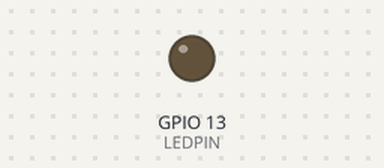
The sketch below on a simulated ESP32. Parts: output pins drawn as LEDs (lit = HIGH). WiFi joins after 1.5 s; servers stay silent unless stated; the local clock reads 2024-03-15 10:24:30 at power-on unless the sketch sets it; not simulated (calls return 0 or success): tokens.h; what the sketch prints to the serial monitor is not drawn.

Above: at 0.0 s.
At 1.8 s:
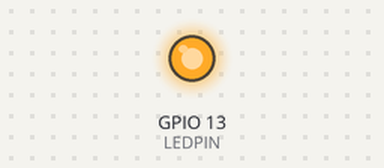
Timing chart, 0 to 3.3 s (numbered marks = the images above):
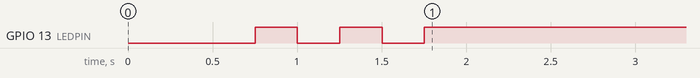

The sketch:

dateTimeTest.ino
```cpp
/*
    Benjamin Jones
    12/2/21

    Used following code as template for my implementation:
    https://github.com/arduino-libraries/Arduino_OAuth/blob/master/examples/GetTwitterStatus/GetTwitterStatus.ino
    dronebotworkshop.com (wifi tutorials)

    This code is for a christmas present, designed to present @colorschemez's
    latest tweet picture and text on a 2.4" TFT display. It is implemented
    with an Arduino ESP32 Feather, and the 2.4" TFT FeatherWing
*/


#include <WiFi.h>
#include <Arduino_JSON.h>
#include <HTTPClient.h>
#include "time.h"
#include "tokens.h"

#define STMPE_CS 32
#define TFT_CS   15
#define TFT_DC   33
#define SD_CS    14
#define LEDPIN  13

const char* ntpServer = "pool.ntp.org";
const long  gmtOffset_sec = 0;
const int   daylightOffset_sec = 0;

void setup() {
    Serial.begin(115200);
    pinMode(LEDPIN, OUTPUT);
    delay(500);

    attemptConnection();
    Serial.println();
    configTime(gmtOffset_sec, daylightOffset_sec, ntpServer);
    printLocalTime();

}


void loop() {
    //Serial.println(WiFi.status());
    if (WiFi.status() != WL_CONNECTED) {
        attemptConnection();
    }
    //loadTweet();
    printLocalTime();
    delay(15000);
}


void attemptConnection() {
    Serial.print("Connecting to ");
    Serial.println(ssid);

    WiFi.begin(ssid, pass);
    while (WiFi.status() != WL_CONNECTED) {
        delay(250);
        digitalWrite(LEDPIN, HIGH);
        Serial.print(".");
        delay(250);
        digitalWrite(LEDPIN, LOW);
    }
    Serial.println("");
    Serial.println("Wifi connected");
    Serial.println("IP address: ");
    Serial.println(WiFi.localIP());
    digitalWrite(LEDPIN, HIGH);

    delay(2000);
    Serial.println();
    Serial.println();
}


void loadTweet() {
    HTTPClient http;
    http.begin("https://www.google.com/");
    //http.begin("https://www.howsmyssl.com/a/check");

    //http.sendHeader();
    int httpCode = http.GET();
    //http.GET();

    if (httpCode > 0) { //Check for the returning code
        String payload = http.getString();
        Serial.println(httpCode);
        Serial.println(payload);
    } else {
        Serial.println("Error on HTTP request");
    }
    http.end(); //Free the resources
}


void printLocalTime() {
  struct tm timeinfo;
  if(!getLocalTime(&timeinfo)){
    Serial.println("Failed to obtain time");
    return;
  }
  //Serial.println(&timeinfo, "%A, %B %d %Y %H:%M:%S");
  //Serial.println(&timeinfo, "%Y/%m/%d, %H:%M:%S");
  char currentYear[4];
  strftime(currentYear, 80, "%Y", &timeinfo);
  Serial.println(currentYear);

}
```
